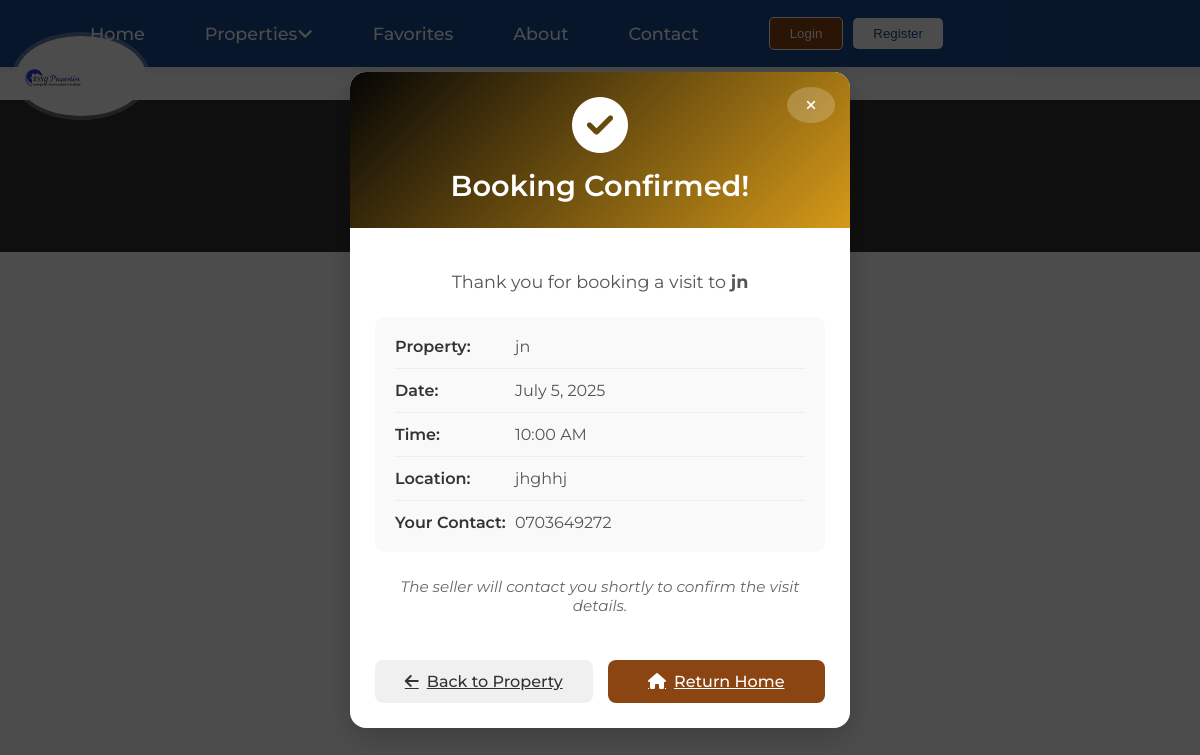
Screenshot of /bookings/1/confirmation/ with the database file from the repository.
### mainapp/models.py (models this page shows, shortened)
class Property(models.Model):
    PROPERTY_TYPES = (
        ('house', 'House'),
        ('apartment', 'Apartment'),
        ('commercial', 'Commercial'),
        ('land', 'Land'),
    )
    seller = models.ForeignKey(SellerProfile, on_delete=models.CASCADE, related_name='properties')
    title = models.CharField(max_length=200)
    description = models.TextField()
    property_type = models.CharField(max_length=50, choices=PROPERTY_TYPES)
    price = models.DecimalField(max_digits=12, decimal_places=2)
    location_address = models.CharField(max_length=255)
    latitude = models.DecimalField(max_digits=9, decimal_places=6, blank=True, null=True)
    longitude = models.DecimalField(max_digits=9, decimal_places=6, blank=True, null=True)
    image_main = models.ImageField(upload_to='mainapp/properties/')
    image_gallery_1 = models.ImageField(upload_to='mainapp/properties/', blank=True, null=True)
    image_gallery_2 = models.ImageField(upload_to='mainapp/properties/', blank=True, null=True)
    image_gallery_3 = models.ImageField(upload_to='mainapp/properties/', blank=True, null=True)
    amenities = models.TextField(blank=True, null=True)
    floor_plan = models.FileField(upload_to='mainapp/floorplans/', blank=True, null=True)
    is_available = models.BooleanField(default=True)
    view_count = models.PositiveIntegerField(default=0)
    created_at = models.DateTimeField(auto_now_add=True)
    updated_at = models.DateTimeField(auto_now=True)

class Booking(models.Model):
    STATUS_CHOICES = [
        ('pending', 'Pending'),
        ('confirmed', 'Confirmed'),
        ('cancelled', 'Cancelled'),
        ('completed', 'Completed')
    ]
    property = models.ForeignKey(Property, on_delete=models.CASCADE, related_name='bookings')
    buyer = models.ForeignKey(User, on_delete=models.CASCADE, related_name='bookings')
    full_name = models.CharField(max_length=100)
    email = models.EmailField()
    phone = models.CharField(max_length=20)
    visit_date = models.DateField()
    visit_time = models.TimeField()
    message = models.TextField(blank=True)
    status = models.CharField(max_length=20, choices=STATUS_CHOICES, default='pending')
    created_at = models.DateTimeField(auto_now_add=True)
    updated_at = models.DateTimeField(auto_now=True)
    class Meta:
        ordering = ['-visit_date', '-visit_time']
        verbose_name = 'Site Visit Booking'
        verbose_name_plural = 'Site Visit Bookings'

### mainapp/views.py (the view)
# urls.py: path('bookings/<int:pk>/confirmation/', views.booking_confirmation, name='booking_confirmation'),
def booking_confirmation(request, pk):
    booking = get_object_or_404(Booking, pk=pk)
    return render(request, 'mainapp/booking_confirmation.html', {
        'booking': booking,
        'property': booking.property
    })

### mainapp/templates/mainapp/booking_confirmation.html (shortened to what this page needs)
{% extends 'mainapp/base.html' %}
{% block content %}
<div class="booking-confirmation-overlay">
  <div class="booking-confirmation-card">
    <div class="confirmation-header">
      <i class="fas fa-check-circle"></i>
      <h2>Booking Confirmed!</h2>
    </div>
    <div class="confirmation-body">
      <p class="confirmation-thanks">Thank you for booking a visit to <strong>{{ property.title }}</strong></p>
      <div class="confirmation-details">
        <div class="detail-row">
          <span class="detail-label">Property:</span>
          <span class="detail-value">{{ property.title }}</span>
        </div>
        <div class="detail-row">
          <span class="detail-label">Date:</span>
          <span class="detail-value">{{ booking.visit_date|date:"F j, Y" }}</span>
        </div>
        <div class="detail-row">
          <span class="detail-label">Time:</span>
          <span class="detail-value">{{ booking.visit_time|time:"g:i A" }}</span>
        </div>
        <div class="detail-row">
          <span class="detail-label">Location:</span>
          <span class="detail-value">{{ property.location_address }}</span>
        </div>
        <div class="detail-row">
          <span class="detail-label">Your Contact:</span>
          <span class="detail-value">{{ booking.phone }}</span>
        </div>
      </div>
      <p class="confirmation-note">The seller will contact you shortly to confirm the visit details.</p>
    </div>
    <div class="confirmation-actions">
      <a href="{% url 'property_detail' pk=property.pk %}" class="btn-back">
        <i class="fas fa-arrow-left"></i> Back to Property
      </a>
      <a href="{% url 'index' %}" class="btn-home">
        <i class="fas fa-home"></i> Return Home
      </a>
    </div>
    <button class="close-confirmation" aria-label="Close confirmation">
      <i class="fas fa-times"></i>
    </button>
  </div>
</div>
{% endblock %}

### static/mainapp/css/mobile.css (style rules this page uses)
body { margin: 0; font-family: Arial, sans-serif; background-color: #fff; color: #333; }
button { background: #8B4513; color: white; border: none; padding: 0.8rem 1.5rem; border-radius: 8px; font-weight: bold; cursor: pointer; transition: background 0.3s ease; }

### mainapp/templates/mainapp/booking_confirmation.html (style rules this page uses)
.booking-confirmation-overlay { position: fixed; top: 0; left: 0; right: 0; bottom: 0; background-color: rgba(0, 0, 0, 0.7); display: flex; align-items: center; justify-content: center; z-index: 1000; animation: fadeIn 0.3s ease-out; }
.booking-confirmation-card { position: relative; width: 90%; max-width: 500px; background: white; border-radius: 16px; box-shadow: 0 10px 30px rgba(0, 0, 0, 0.2); overflow: hidden; animation: slideUp 0.4s ease-out; }
.confirmation-header { background: linear-gradient(135deg, #050505, #d69a19); color: white; padding: 25px; text-align: center; position: relative; }
.confirmation-header i { font-size: 3.5rem; margin-bottom: 15px; display: block; color: white; }
.confirmation-header h2 { margin: 0; font-size: 1.8rem; font-weight: 600; }
.confirmation-body { padding: 25px; }
.confirmation-thanks { font-size: 1.1rem; color: #555; margin-bottom: 25px; text-align: center; }
.confirmation-details { background: #f9f9f9; border-radius: 10px; padding: 20px; margin-bottom: 25px; }
.detail-row { display: flex; margin-bottom: 12px; padding-bottom: 12px; border-bottom: 1px solid #eee; }
.detail-row:last-child { margin-bottom: 0; padding-bottom: 0; border-bottom: none; }
.detail-label { font-weight: 600; color: #333; width: 120px; flex-shrink: 0; }
.detail-value { color: #555; flex-grow: 1; }
.confirmation-note { font-size: 0.95rem; color: #666; text-align: center; font-style: italic; margin: 20px 0; }
.confirmation-actions { display: flex; gap: 15px; padding: 0 25px 25px; }
.btn-back, .btn-home { flex: 1; padding: 12px; border-radius: 8px; text-align: center; font-weight: 500; transition: all 0.2s; display: flex; align-items: center; justify-content: center; gap: 8px; }
.btn-back { background: #f0f0f0; color: #333; }
.btn-home { background: #8B4513; color: white; }
.close-confirmation { position: absolute; top: 15px; right: 15px; background: rgba(255, 255, 255, 0.2); border: none; width: 36px; height: 36px; border-radius: 50%; color: white; cursor: pointer; transition: all 0.2s; display: flex; align-items: center; justify-content: center; }

### rows the page displays
Property: title "jn", location_address "jhghhj"
Booking: visit_date "July 5, 2025", visit_time "10:00 AM", phone "0703649272"
